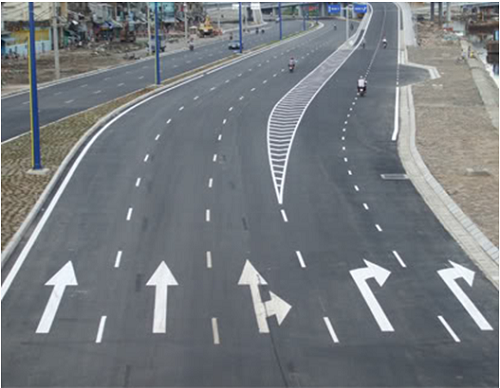
#> input picture TKLL-LineDection/tes8.png, 500 x 388 px
$ python main.py
#> lines starting #> are read from the running program, lines starting #| are printed output that depends on the picture; after the words box and inside, x2 and y2 are one past the last pixel; in counts of white or black regions, pixels touching at a corner belong together
import cv2
import numpy as np
img = cv2.imread('tes8.png')
#> img is the input picture: shape (388, 500, 3); mean B, G, R 126.9, 122.8, 118
gray = cv2.cvtColor(img, cv2.COLOR_BGR2GRAY)
edges = cv2.Canny(gray,50,150,apertureSize = 3)
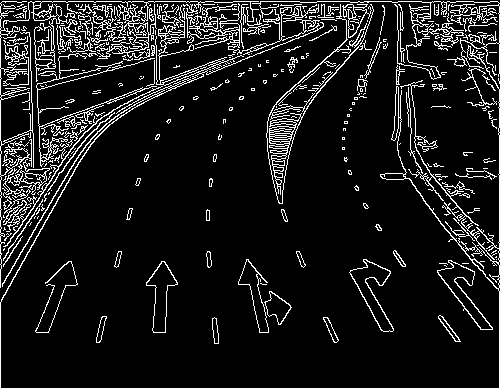
#> edges: shape (388, 500); 10.1% white in thin lines or dots
cv2.imshow('edges', edges)
lines = cv2.HoughLinesP(edges,1,np.pi/180,100,minLineLength=100,maxLineGap=10)
#> lines = 43 rows, first 6: [2, 1, 213, 1], [0, 287, 0, 3], [499, 387, 499, 3], [4, 156, 109, 113], [81, 25, 371, 15], [20, 136, 122, 98]
for line in lines:
    x1,y1,x2,y2 = line[0]
    cv2.line(img,(x1,y1),(x2,y2),(0,255,0),2)
#> this loop made 43 passes
#> (x1, y1, x2, y2) on passes 1 to 12: (2, 1, 213, 1), (0, 287, 0, 3), (499, 387, 499, 3), (4, 156, 109, 113), (81, 25, 371, 15), (20, 136, 122, 98), (280, 8, 384, 7), (6, 31, 243, 23), (7, 166, 281, 38), (5, 20, 224, 17), (1, 17, 324, 5), (0, 303, 80, 159)
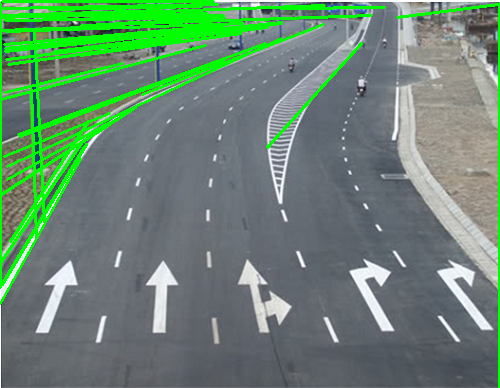
#> img: shape (388, 500, 3); 9.83% of pixels changed, all inside (x1, y1, x2, y2) = (0, 0, 500, 388)

cv2.imshow('image', img)
k = cv2.waitKey(0)
#> (key Esc is pressed here)
cv2.destroyAllWindows()

$ run again, with TKLL-LineDection/Test3.png copied over TKLL-LineDection/tes8.png
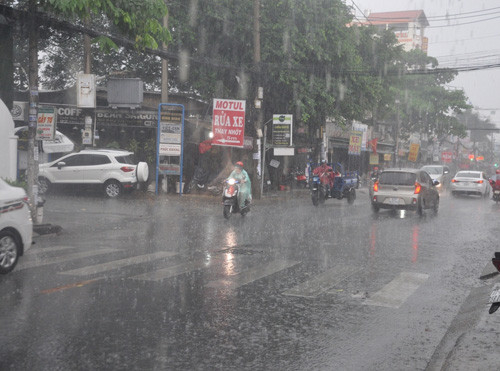
#> input picture TKLL-LineDection/Test3.png, 500 x 371 px
#> img is the input picture: shape (371, 500, 3); mean B, G, R 121.7, 120.9, 121.8
#> `edges = cv2.Canny(gray,50,150,apertureSize = 3)`:
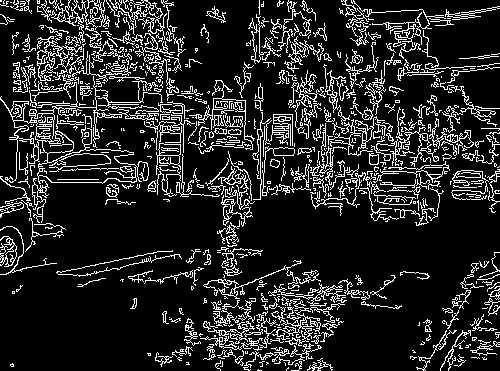
#> edges: shape (371, 500); 15.1% white in thin lines or dots
#> lines = 35 rows, first 6: [121, 112, 446, 134], [6, 107, 166, 121], [262, 118, 419, 176], [211, 125, 478, 144], [380, 144, 492, 161], [325, 123, 449, 132]
#> the loop `for line in lines:` made 35 passes
#> after the loop `for line in lines:`:
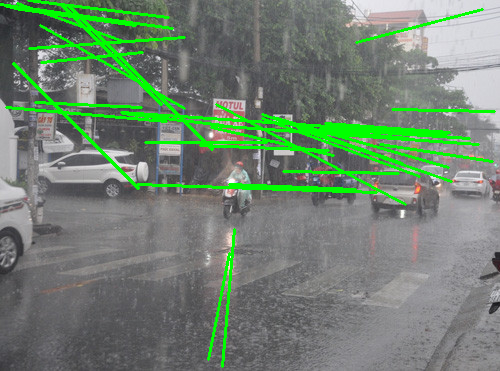
#> img: shape (371, 500, 3); 7.53% of pixels changed, all inside (x1, y1, x2, y2) = (0, 0, 496, 368)
